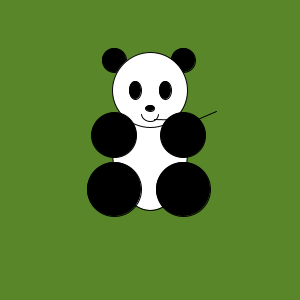
Frame 1 (no input)
Frame 60 (the mouse pressed at the canvas centre just before this capture): identical to frame 1, image omitted
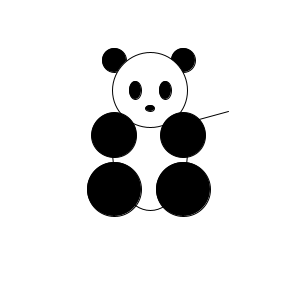
Frame 120 (the mouse held since frame 60 and released just before this capture)

The Processing sketch that drew these frames (run headless with seeded random() and noise(); from frame 60 on, the mouse is pressed at the canvas centre):

// Processing sketch: processing_86358
// ── processing_86358.pde

int myX;
int myY;

void setup() {
size(300,300);
}

void draw() {
background(255);//white
myX=mouseX;
myY=mouseY;

if( (myX<=3) || (myY<=3)){
background(#588629);//green
}else {
}

fill(0);//black
ellipse(114,60,24,24);//left ear
ellipse(183,60,24,24);//right ear
fill(255,255,255);//white
ellipse(150,150,75,120);//body
ellipse(150,90,75,75);//head
fill(0,0,0);//black
ellipse(135,90,12,18);//left eye
ellipse(165,90,12,18);//right eye
ellipse(150,108,9,6);//nose
ellipse(114,135,45,45);//left hand
ellipse(183,135,45,45);//right hand
ellipse(114,189,54,54);//left foot
ellipse(183,189,54,54);//right foot

fill(255);
arc(150,114,18,15,myX/12+radians(5),radians(175));//smile


line(195,120,myX/12-50+204,myY/12+20+99);//L bamboo
line(195,120,myX/12+216,111);//R bamboo

}
